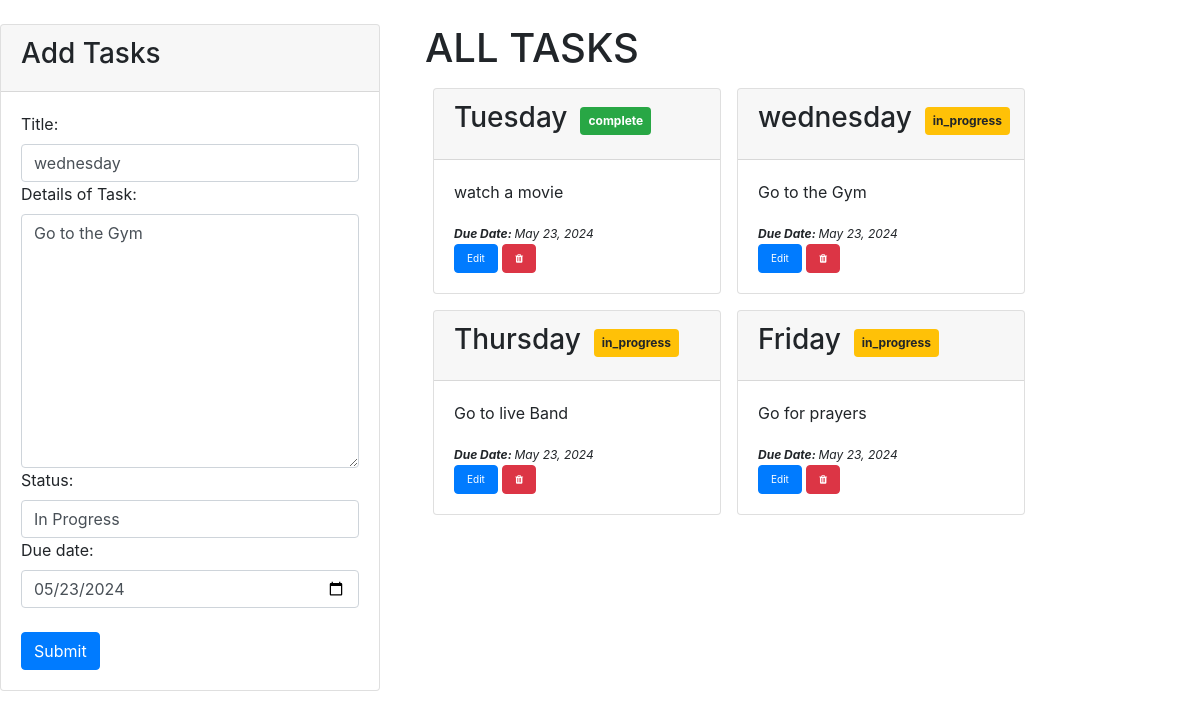
The page /update/3/ on the database its author committed.
### core/models.py (models this page shows, shortened)
class Todo(models.Model):
    date_created = models.DateTimeField(auto_now_add=True)
    title = models.CharField(max_length=100)
    task_details = models.TextField(max_length=1000)
    status = models.CharField(max_length=20, choices=(
        ('in_progress', 'In Progress'),
        ('complete', 'Complete'),
    ))
    due_date = models.DateTimeField()

### core/views.py (the view, shortened to what this page needs)
# urls.py: path('update/<int:task_id>/', views.add_task, name='update_task'),
def add_task(request, task_id=None):
    tasks = Todo.objects.all()
    if task_id:
        task = get_object_or_404(Todo, pk=task_id)
    else:
        task = None
    statuses = ['pending', 'in-progress', 'complete']
    if request.method == 'POST':
        if task:
            form = TodoForm(request.POST, instance=task)
        else:
            form = TodoForm(request.POST)
        if form.is_valid():
            form.save()
            if task:
                messages.success(request, 'Task updated successfully')
            else:
                messages.success(request, 'Task added successfully')
            return redirect('add_task')
        else:
            messages.error(request, 'Invalid Form')
            return redirect('add_task')
    else:
        form = TodoForm(instance=task)
    return render(request, 'core/index.html', {'form': form, 'task': task, 'tasks': tasks, 'statuses': statuses})

### core/forms.py
class TodoForm(forms.ModelForm):
    STATUS_CHOICES = (
        ('in_progress', 'In Progress'),
        ('complete', 'Complete'),
    )
    title = forms.CharField(required=True, widget=forms.widgets.TextInput(attrs={ 'class':'form-control', 'placeholder': 'Task Title'}) ,label="Title")
    task_details = forms.CharField(required=True, widget=forms.widgets.Textarea(attrs={'class':'form-control ','placeholder': 'Task Details'}) ,label="Details of Task")
    status = forms.ChoiceField(choices=STATUS_CHOICES, widget=forms.Select(attrs={'class': 'form-control'}))
    due_date = forms.DateField(required=True, widget=forms.widgets.DateInput(attrs={'class':'form-control ','placeholder': '','type':'date'}), label="Due date")
    class Meta:
        model = Todo
        fields = '__all__'

### core/templates/core/index.html (shortened to what this page needs)
<!DOCTYPE html>
<html lang="en">
<head>
    <link href="https://cdn.jsdelivr.net/npm/bootstrap@5.3.3/dist/css/bootstrap.min.css" rel="stylesheet" >
    <link href="https://cdn.jsdelivr.net/npm/bootstrap@5.0.2/dist/css/bootstrap.min.css" rel="stylesheet">
    <link rel="stylesheet" href="https://stackpath.bootstrapcdn.com/bootstrap/4.5.2/css/bootstrap.min.css">
    <link rel="stylesheet" href="https://maxcdn.bootstrapcdn.com/font-awesome/4.7.0/css/font-awesome.min.css">
</head>
<body>
    <div class="row">
        <div class="container mt-4 col-4 ">
            <div class="row">
                <div class="col-md-12">
                    <div class="card">
                        <div class="card-header">
                            <h3>Add Tasks</h3>
                        </div>
                        <div class="card-body">
                            <form action="#" method="post" >
                                {{ form }}
                                <br>
                                <button type="submit" class="btn btn-primary">Submit</button>
                            </form>
                        </div>
                    </div>
                </div>
            </div>
        </div>
        <div class="container mt-4 col-8">
            <div class="container">
                <h1>ALL TASKS</h1>
            <div class="d-flex flex-wrap">
                {% for todo in tasks %}
                    <div class="card m-2 " style="width: 18rem;">
                        <div class="card-header d-flex">
                            <strong>
                                <h3 class="card-title">{{ todo.title }}</h3>
                            </strong>
                                <span class="btn">
                                    {% if todo.status == 'complete' %}
                                        <span class="badge badge-success p-2">{{ todo.status }}</span>
                                    {% elif todo.status == 'complete' %}
                                        <span class="badge badge-success p-2">{{ todo.status }}</span>
                                    {% elif todo.status == 'in_progress' %}
                                        <span class="badge badge-warning p-2">{{ todo.status }}</span>
                                    {% else %}
                                        <span class="badge badge-success p-2">{{ todo.status }}</span>
                                    {% endif %}
                                </span>
                        </div>
                        <div class="card-body">
                            <p class="card-text">{{ todo.task_details }}</p>
                            <i style="font-size: 12px;">
                                <strong><span>Due Date: </span></strong>     {{ todo.due_date | date }}
                            </i>
                            <div class="">
                                <a href="{% url 'update_task' todo.id %}"  class="btn btn-primary" style="font-size: 10px;">Edit</a>
                                <a href="{% url 'delete_task' todo.id %}" class="btn btn-danger" style="font-size: 10px;">
                                    <i class="fa fa-trash" aria-hidden="true"></i>
                                </a>
                            </div>
                        </div>
                    </div>
                {% endfor %}
            </div>
        </div>
    </div>
</body>
</html>

### rows shown on the page
Todo: title "wednesday", task_details "Go to the Gym", status "In Progress", due_date "05/23/2024", status "in_progress", due_date "May 23, 2024"
Todo: title "Tuesday", status "complete", task_details "watch a movie", due_date "May 23, 2024"
Todo: title "Thursday", status "in_progress", task_details "Go to live Band", due_date "May 23, 2024"
Todo: title "Friday", status "in_progress", task_details "Go for prayers", due_date "May 23, 2024"
